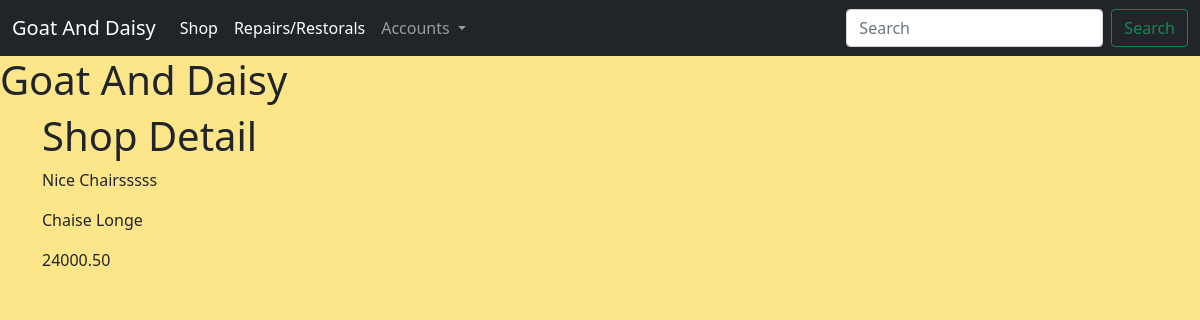
The page /shop/1/ on the database as committed earlier.
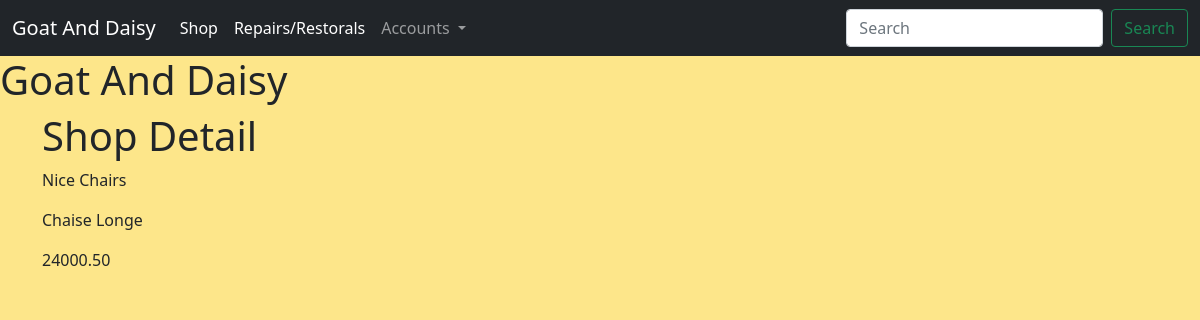
The same page on the database as committed later.
### shop/models.py (models this page shows, shortened)
class ShopItems(models.Model):
    title = models.CharField(max_length=255)
    description = models.TextField()
    price = models.DecimalField(decimal_places=2, max_digits=12)
    class Meta:
        verbose_name_plural = "Shop Items"

### shop/views.py (the view)
# urls.py: path('<int:pk>/', views.ShopItem.as_view(), name="shop_item"),
class ShopItem(DetailView):
    model = ShopItems
    template_name = 'shop/product_detail.html'
    context_object_name = 'item'

### profiles/templatetags/user_in_group_tag.py (called while the page is built)
@register.filter(name='has_group')
def has_group(user, group_name):
    try:
        group =  Group.objects.get(name=group_name)
    except Group.DoesNotExist:
        return False
    return group in user.groups.all()

### shop/templates/shop/product_detail.html
{% extends 'base.html' %}
{% block content %}
<h1>Shop Detail</h1>
<p>{{ item.title }}</p>
<p>{{ item.description }}</p>
<p>{{ item.price }}</p>
{% endblock %}

Rows that differ between the two databases and show on the page:
changed ShopItems "Chaise Longe": title "Nice Chairsssss" → "Nice Chairs"
